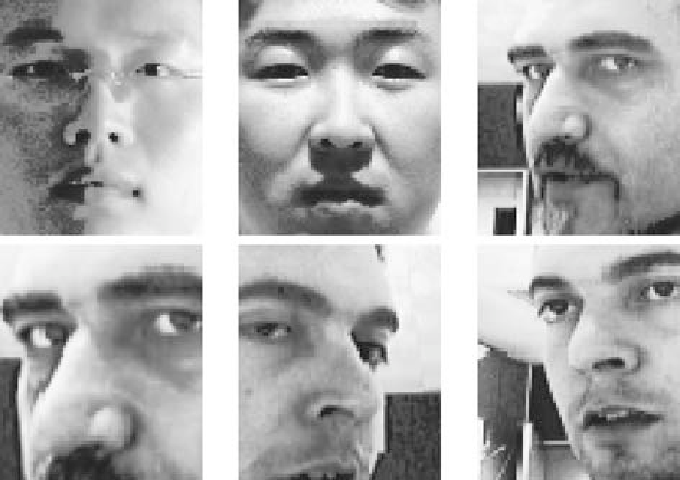
#> input picture Phase 3/Task 1/img.png, 680 x 480 px
$ python subtask1.py
#> lines starting #> are read from the running program, lines starting #| are printed output that depends on the picture
import cv2 as cv
import numpy as np
import matplotlib.pyplot as plt

img = cv.imread("img.png")
#> img is the input picture: shape (480, 680, 3); mean B, G, R 172.9, 172.9, 172.9
img = cv.cvtColor(img, cv.COLOR_BGR2GRAY)
#> img: shape (480, 680)

avg_blur = cv.blur(img, (9, 9))
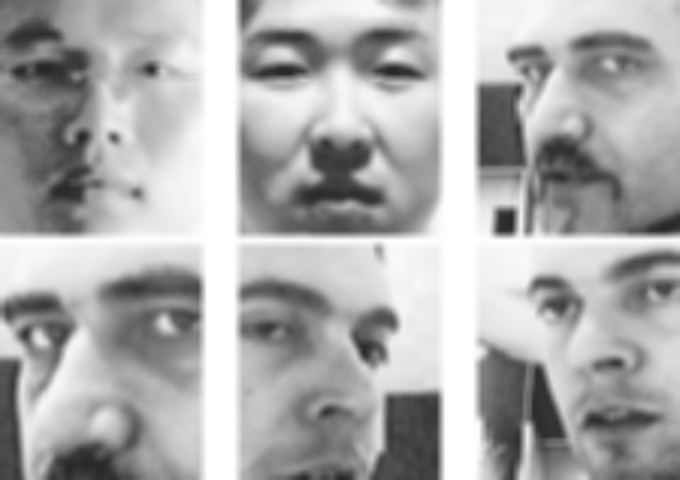
#> avg_blur: shape (480, 680); min 37, max 255, mean 172.9
med_blur = cv.medianBlur(img, 9)
gauss_blur = cv.GaussianBlur(img, (9,9), 0)

avg_canny = cv.Canny(avg_blur, 70, 90)
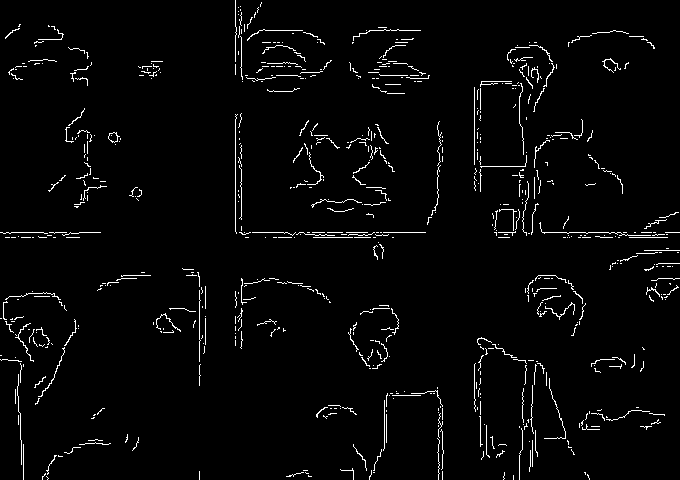
#> avg_canny: shape (480, 680); 2.8% white in thin lines or dots
med_canny = cv.Canny(med_blur, 80, 200)
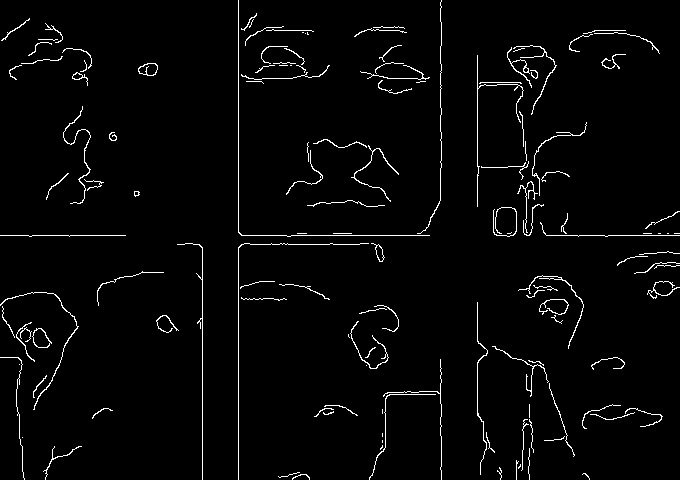
#> med_canny: shape (480, 680); 2.7% white in thin lines or dots
gauss_canny = cv.Canny(gauss_blur, 60, 160)
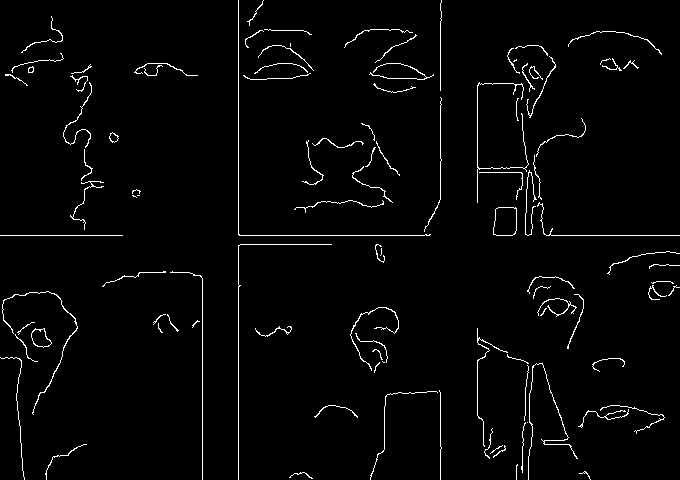
#> gauss_canny: shape (480, 680); 2.4% white in thin lines or dots

# [10 lines of commented-out code are left out]

fig, axes = plt.subplots(2, 4, figsize=(18, 9))

axes[0, 0].imshow(img, cmap="gray")
axes[0, 0].set_title("Original")

axes[0, 1].imshow(avg_blur, cmap="gray")
axes[0, 1].set_title("Average Blur")

axes[0, 2].imshow(med_blur, cmap="gray")
axes[0, 2].set_title("Median Blur")

axes[0, 3].imshow(gauss_blur, cmap="gray")
axes[0, 3].set_title("Gaussian Blur")

axes[1, 0].imshow(img, cmap="gray")
axes[1, 0].set_title("Original")

axes[1, 1].imshow(avg_canny, cmap="gray")
axes[1, 1].set_title("Canny Average")

axes[1, 2].imshow(med_canny, cmap="gray")
axes[1, 2].set_title("Canny Median")

axes[1, 3].imshow(gauss_canny, cmap="gray")
axes[1, 3].set_title("Canny Gaussian")

for ax_row in axes:
    for ax in ax_row:
        ax.axis("off")

plt.tight_layout()
plt.show()
